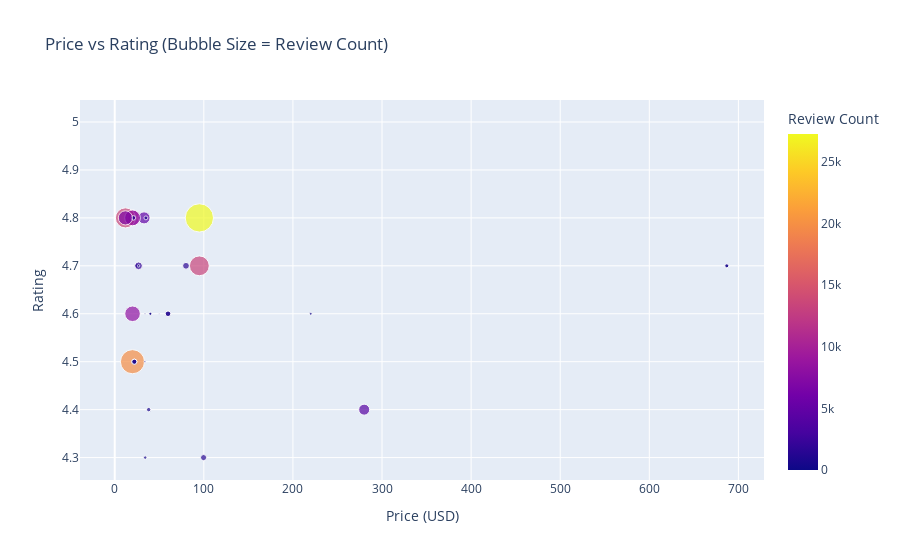

Notebook code cell kept with this figure:
### Code cell
fig = px.scatter(
    df,
    x='Price (USD)',
    y='Rating',
    color='Review Count',
    size='Review Count',
    hover_data=['Title'],
    title='Price vs Rating (Bubble Size = Review Count)'
)
fig.show()

### Figure 1 — Plotly figure (JSON) as saved in the notebook; plotly's stock layout.template omitted (floating-point values rounded to 4 significant figures)
{"data": [{"customdata": [["PS5/Slim/Pro Stand and Cooling Station with LED Controller Charging Station for PlayStation 5 Console, Controller Charger, Cooling Stand, PS5/Slim/Pro Accessories Kit with 3 Level Cooler Fan"], ["PlayStation 5 Console (PS5)"], ["PS5 Console - Fortnite Cobalt Star Disc Edition"], ["PlayStation 5 Console - Marvel’s Spider-Man 2 Bundle (slim)"], ["PlayStation PS5 Console - Fortnite Cobalt Star Digital Edition"], ["PlayStation 5 Digital Edition"], ["PlayStation 5 Console – Marvel’s Spider-Man 2 Limited Edition Bundle"], ["PlayStation Portal Remote Player 5"], ["PlayStation PS5® Digital Edition – NBA 2K25 Bundle"], ["PS5 Skin - Disc Edition Anime Console and Controller Accessories Cover Skins PS5 Controller Skin Gift PS5 Skins for Console Full Set Green"], ["Ps5 wall mount for All PS5 Models,Ps5 accessories stand with RGB Lights,Wall mount kit for ps5 pro/ps5 /ps5 slim console(digital/disc),ps5 shelf"], ["PlayStation PS5 Console – God of War Ragnarök Bundle"], ["PlayStation®5 Console – Call of Duty® Modern Warfare® III Bundle"], ["PlayStation®5 Console – Marvel’s Spider-Man 2 Bundle"], ["PlayStation 5 Digital Edition - CFI-1102B"], ["PlayStation PS5 HW 1115 STANDARD_US - PlayStation 5"], ["Meta Quest 3S 128GB — Dive into Mixed Reality — Unreal device. Unreal price. — Gorilla Tag Cardboard Hero Bundle — Amazon Exclusive"], ["Playstation Sony 4, 500GB Slim System [CUH-2215AB01], Black, 3003347"], ["SteamWorld Heist II - PlayStation 5"], ["Meta Quest 3S 128GB — Dive into Mixed Reality — Unreal device. Unreal price. — Gorilla Tag Cardboard Hero Bundle — Amazon Exclusive"], ["PlayStation 5 Digital Edition - CFI-1102B"], ["PlayStation 5 Digital Edition – Marvel’s Spider-Man 2 Bundle (Slim)"], ["Samsung 990 PRO Heatsink SSD 1TB, NVMe M.2, Speeds Up to 7,450MB/s, Best for PlayStation 5 (PS5 SSD) Console Expansion MZ-V9P1T0CW"], ["WD_BLACK 1TB SN850X NVMe Internal Gaming Solid State Drive with Heatsink - Works with Playstation 5, Gen4 PCIe, M.2 2280, Up to 7,300 MB/s - WDS100T2XHE"], ["Gamrombo LED Wireless Controller for PS5, Compatible with PS5 Pro/Slim/PC, Dual Vibration, Marco/Turbo Function, 3.5mm Audio Jack, 6-Axis Motion Contro Gamepad with Speaker(White)"], ["Disc Drive For PS5 Digital Edition Consoles (slim)"], ["DRAGON QUEST III HD-2D Remake (PS5)"], ["WWE 2K25 - PlayStation 5"], ["NBA 2K26 - PlayStation 5"], ["PS5 Console- Horizon Forbidden West Bundle"], ["Minecraft - PlayStation 5"], ["Sony PlayStation 5 Console (Disc Edition) - Japanese Import - White"], ["PlayStation PS5™ Console – Call of Duty® Modern Warfare® II Bundle"], ["SteelSeries Arctis Nova 5P Wireless Multi-System Gaming Headset — White — Neodymium Magnetic Drivers — 100+ Audio Presets — 60 HR Battery — 2.4GHz or BT — Gen2.X Mic — PS5, PS4, PC, Switch, Mobile"], ["Meta Quest 3S 128GB — Dive into Mixed Reality — Unreal device. Unreal price. — Gorilla Tag Cardboard Hero Bundle — Amazon Exclusive"], ["WWE 2K25 - PlayStation 5"]], "hovertemplate": "Price (USD)=%{x}<br>Rating=%{y}<br>Review Count=%{marker.color}<br>Title=%{customdata[0]}<extra></extra>", "legendgroup": "", "marker": {"color": [19820, 8879, 694, 4947, 679, 2264, 507, 4118, 288, 656, 54, 13702, 2008, 977, 1062, 8492, 903, 403, 3, 903, 1062, 667, 13408, 27266, 107, 1563, 521, 313, 0, 6844, 189, 8273, 153, 1269, 903, 313], "coloraxis": "coloraxis", "size": [19820, 8879, 694, 4947, 679, 2264, 507, 4118, 288, 656, 54, 13702, 2008, 977, 1062, 8492, 903, 403, 3, 903, 1062, 667, 13408, 27266, 107, 1563, 521, 313, 0, 6844, 189, 8273, 153, 1269, 903, 313], "sizemode": "area", "sizeref": 68.17, "symbol": "circle"}, "mode": "markers", "name": "", "orientation": "v", "showlegend": false, "type": "scatter", "x": [19.93, 19.16, 24.88, 32.92, 687.0, 19.16, 687.0, 280.0, 220.0, 38.12, 49.98, 11.99, 26.75, 20.99, 59.83, 19.99, 21.99, 34.19, 19.99, 21.99, 59.83, 20.99, 94.99, 94.99, 33.99, 79.99, 34.99, 39.99, 69.99, 11.99, 26.75, 19.99, 33.86, 99.74, 21.99, 39.99], "xaxis": "x", "y": [4.5, 4.8, 4.7, 4.8, 4.7, 4.8, 4.7, 4.4, 4.6, 4.4, 4.6, 4.8, 4.7, 4.8, 4.6, 4.8, 4.5, 4.3, 4.6, 4.5, 4.6, 4.8, 4.7, 4.8, 4.6, 4.7, 4.8, 4.6, 5, 4.8, 4.7, 4.6, 4.5, 4.3, 4.5, 4.6], "yaxis": "y"}], "layout": {"coloraxis": {"colorbar": {"title": {"text": "Review Count"}}, "colorscale": [[0, "#0d0887"], [0.1111, "#46039f"], [0.2222, "#7201a8"], [0.3333, "#9c179e"], [0.4444, "#bd3786"], [0.5556, "#d8576b"], [0.6667, "#ed7953"], [0.7778, "#fb9f3a"], [0.8889, "#fdca26"], [1, "#f0f921"]]}, "legend": {"itemsizing": "constant", "tracegroupgap": 0}, "title": {"text": "Price vs Rating (Bubble Size = Review Count)"}, "xaxis": {"anchor": "y", "domain": [0, 1], "title": {"text": "Price (USD)"}}, "yaxis": {"anchor": "x", "domain": [0, 1], "title": {"text": "Rating"}}}}
